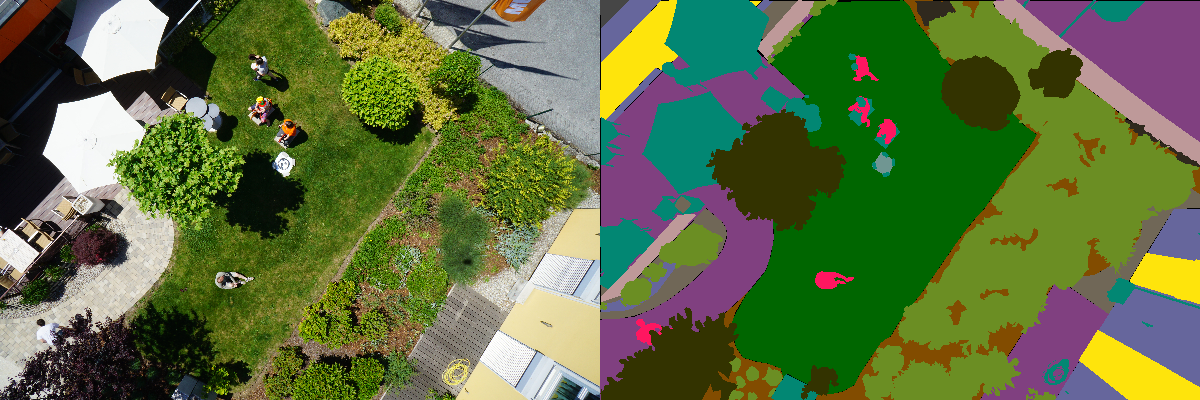
#> input picture pix2pix-main/TU-Graz/test/image_351.png, 1200 x 400 px
$ python canny_edge_detection.py
#> lines starting #> are read from the running program, lines starting #| are printed output that depends on the picture
import numpy as np
import cv2 as cv
from PIL import Image
from matplotlib import pyplot as plt

img = Image.open('TU-Graz/test/image_351.png')
#> img is the input picture: PIL image 1200x400 RGB; mean R, G, B 94, 111.5, 64


W, H = img.size
#> W = 1200; H = 400
cW = W // 2
#> cW = 600
imgA = img.crop((0, 0, cW, H))
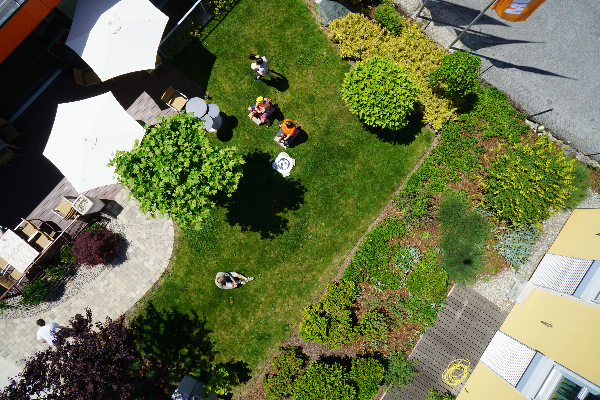
#> imgA: PIL image 600x400 RGB; mean R, G, B 107.9, 115.9, 74.1
imgB = img.crop((cW, 0, W, H))
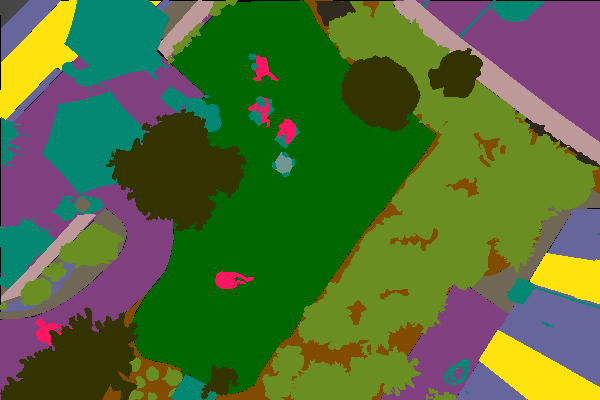
#> imgB: PIL image 600x400 RGB; mean R, G, B 80.1, 107, 53.9

np_img = np.array(imgA)


# to grayscale
imgGray = cv.cvtColor(np_img, cv.COLOR_BGR2GRAY)
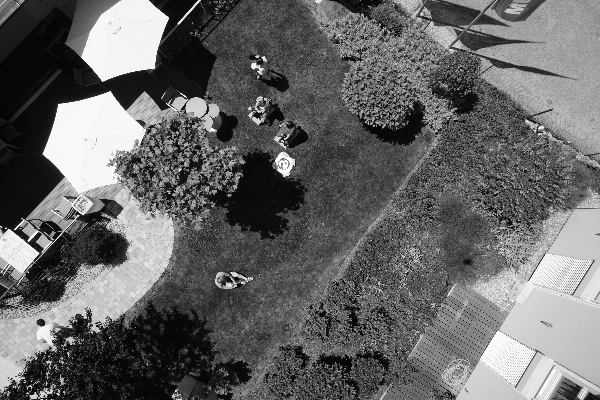
#> imgGray: shape (400, 600); min 1, max 255, mean 102.5

# guassian blur
imgBlur = cv.GaussianBlur(imgGray, (13, 13), 0)
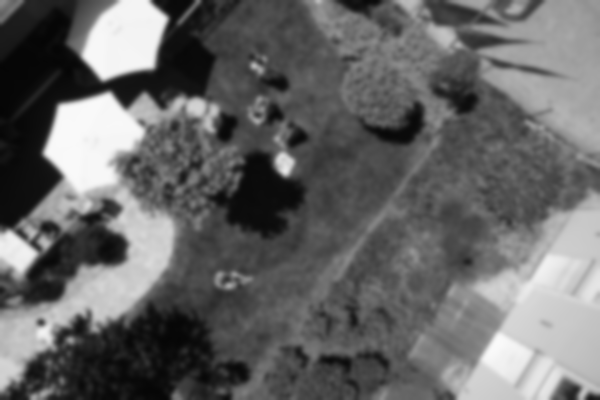
#> imgBlur: shape (400, 600); min 5, max 250, mean 102.5

# canny edge detection
imgCanny = cv.Canny(imgBlur, 50, 50)
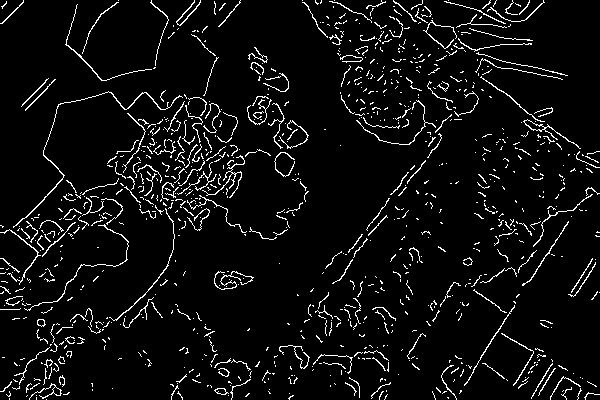
#> imgCanny: shape (400, 600); 5.7% white in thin lines or dots

# [5 lines of commented-out code are left out]

plt.subplot(121), plt.imshow(imgA, cmap='gray')
plt.title('Original Image'), plt.xticks([]), plt.yticks([])
plt.subplot(122), plt.imshow(imgCanny, cmap='gray')
plt.title('Edge Image'), plt.xticks([]), plt.yticks([])

plt.show()

$ run again, with pix2pix-main/TU-Graz/test/image_352.png copied over pix2pix-main/TU-Graz/test/image_351.png
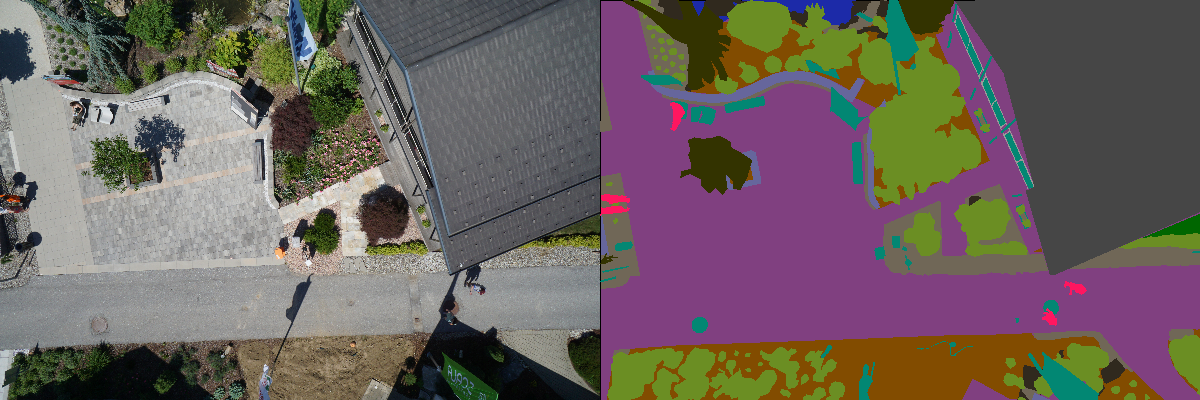
#> input picture pix2pix-main/TU-Graz/test/image_352.png, 1200 x 400 px
#> img is the input picture: PIL image 1200x400 RGB; mean R, G, B 108.1, 97.3, 94.6
#> `imgBlur = cv.GaussianBlur(imgGray, (13, 13), 0)`:
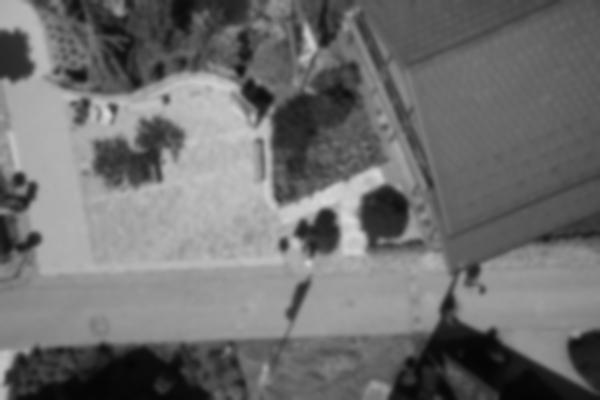
#> imgBlur: shape (400, 600); min 4, max 215, mean 110.7
#> `imgCanny = cv.Canny(imgBlur, 50, 50)`:
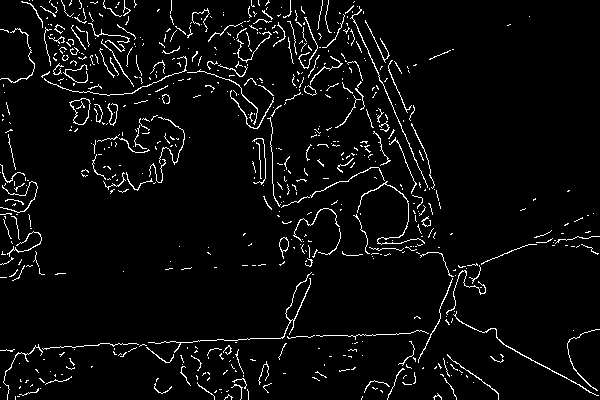
#> imgCanny: shape (400, 600); 4.4% white in thin lines or dots

$ run again, with pix2pix-main/TU-Graz/test/image_353.png copied over pix2pix-main/TU-Graz/test/image_351.png
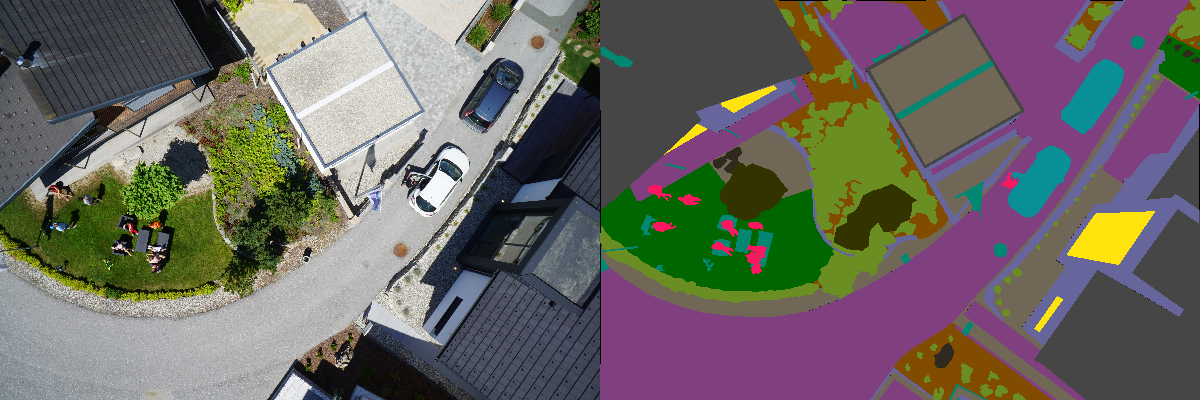
#> input picture pix2pix-main/TU-Graz/test/image_353.png, 1200 x 400 px
#> img is the input picture: PIL image 1200x400 RGB; mean R, G, B 106.9, 103.3, 97.9
#> `imgBlur = cv.GaussianBlur(imgGray, (13, 13), 0)`:
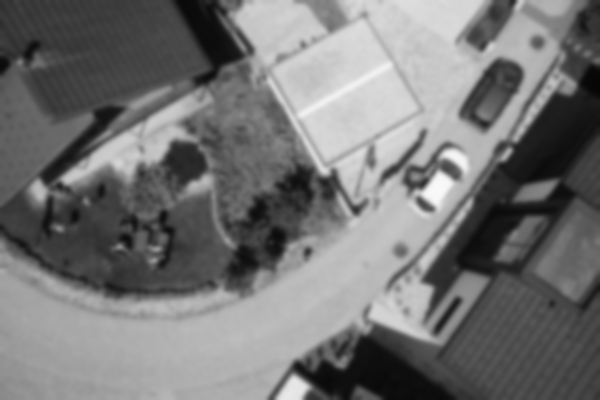
#> imgBlur: shape (400, 600); min 6, max 248, mean 116.7
#> `imgCanny = cv.Canny(imgBlur, 50, 50)`:
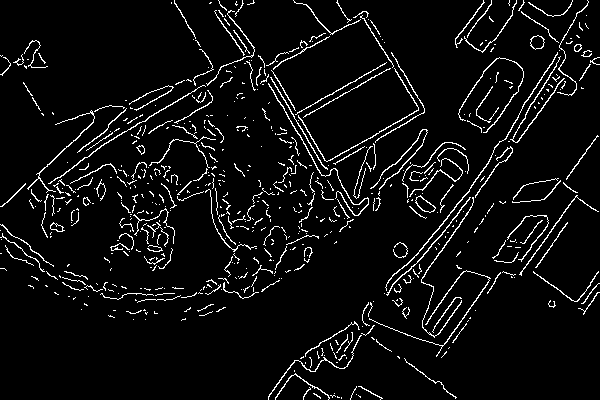
#> imgCanny: shape (400, 600); 5.6% white in thin lines or dots

$ run again, with pix2pix-main/TU-Graz/test/image_354.png copied over pix2pix-main/TU-Graz/test/image_351.png
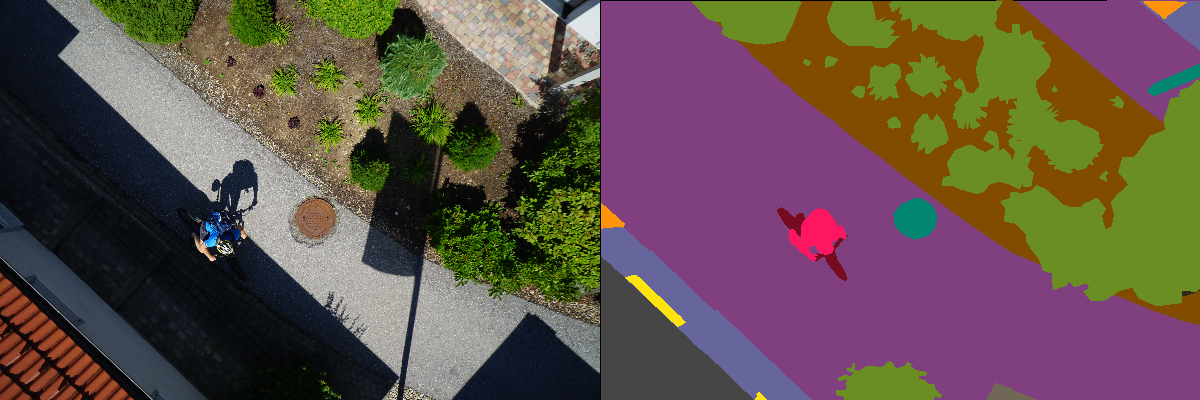
#> input picture pix2pix-main/TU-Graz/test/image_354.png, 1200 x 400 px
#> img is the input picture: PIL image 1200x400 RGB; mean R, G, B 98.9, 81.8, 74.9
#> `imgBlur = cv.GaussianBlur(imgGray, (13, 13), 0)`:
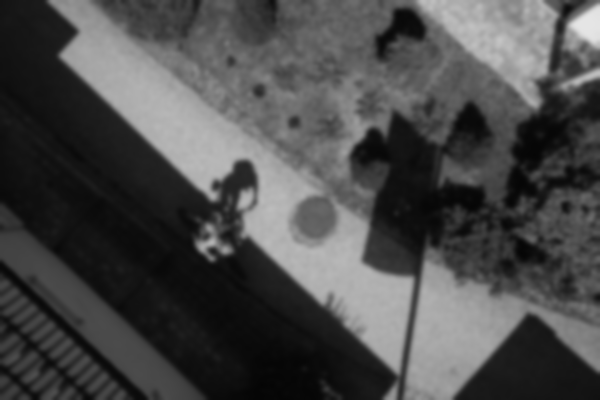
#> imgBlur: shape (400, 600); min 4, max 229, mean 74.4
#> `imgCanny = cv.Canny(imgBlur, 50, 50)`:
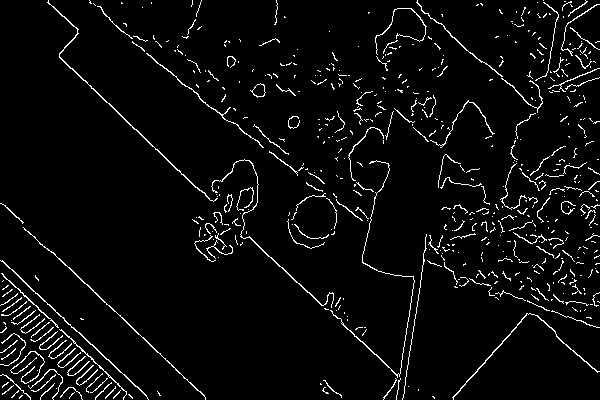
#> imgCanny: shape (400, 600); 4.3% white in thin lines or dots
